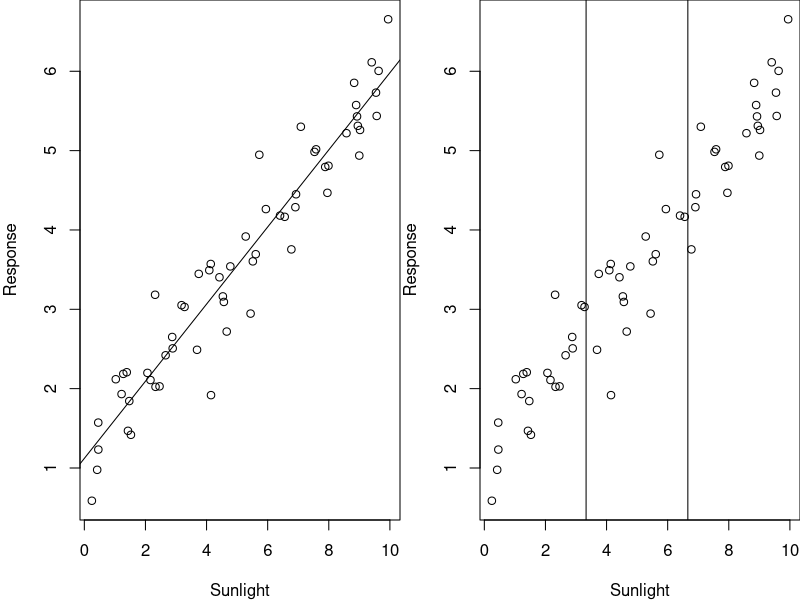
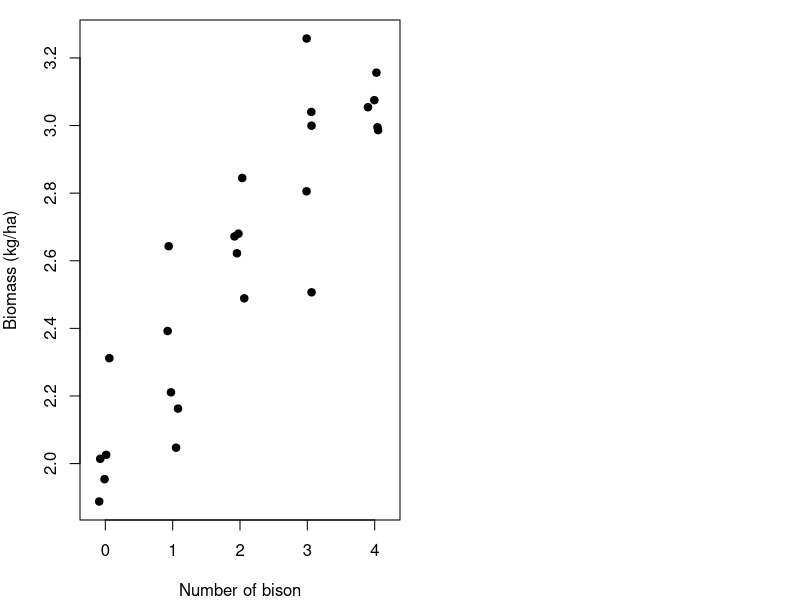
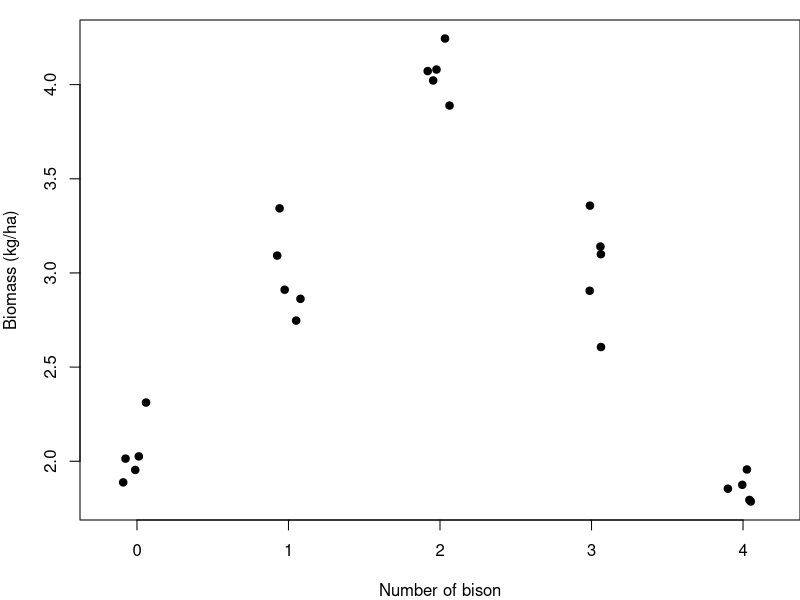
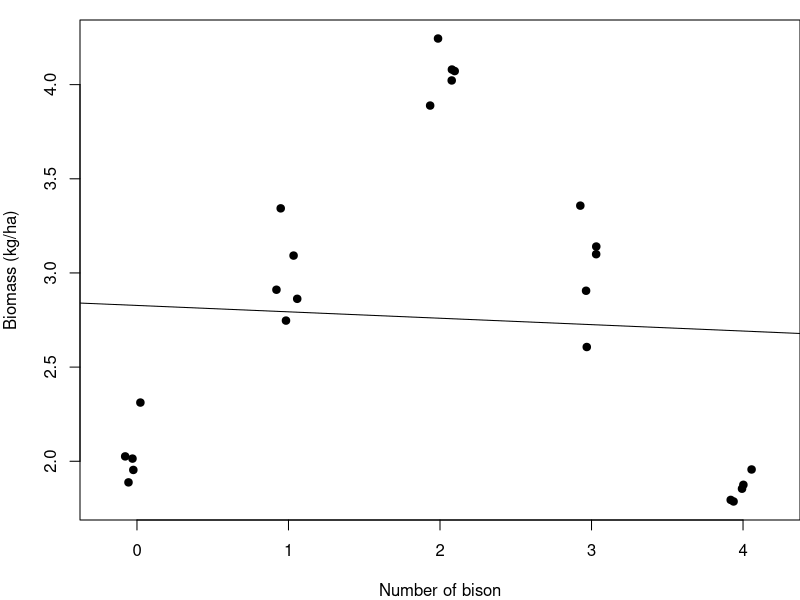
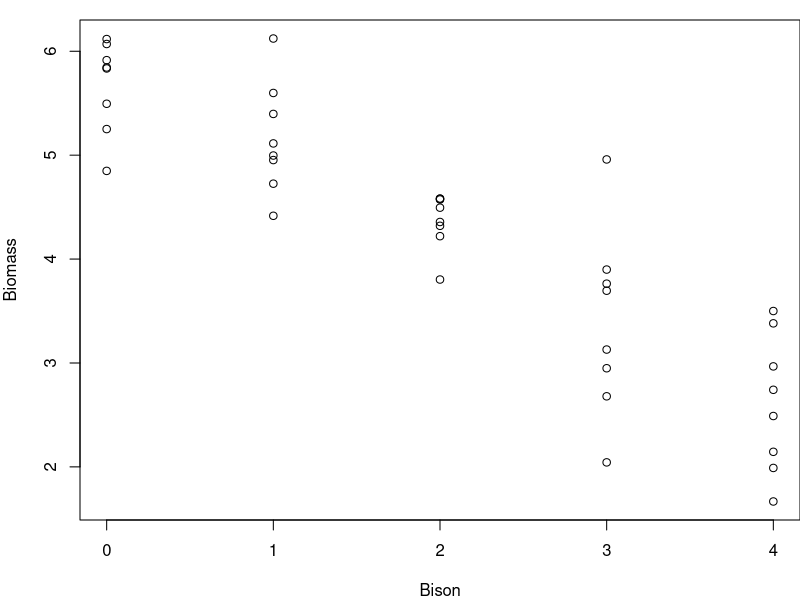
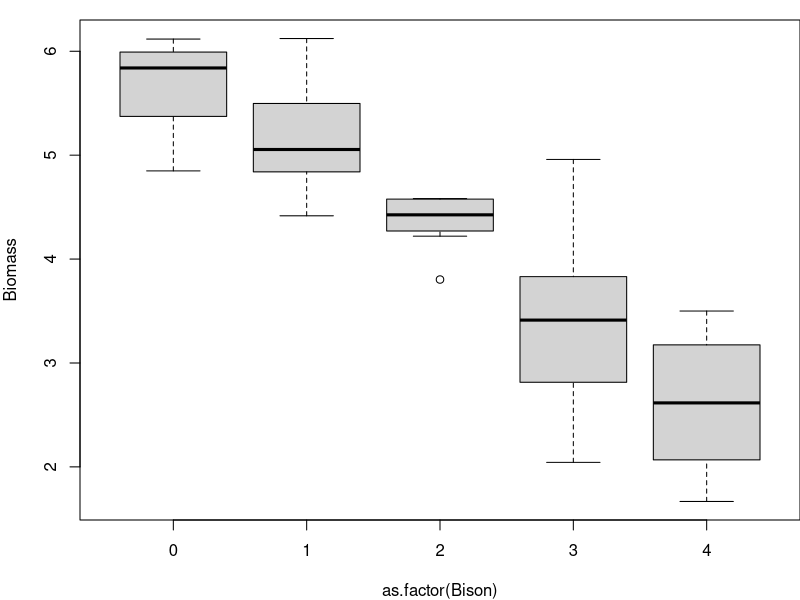
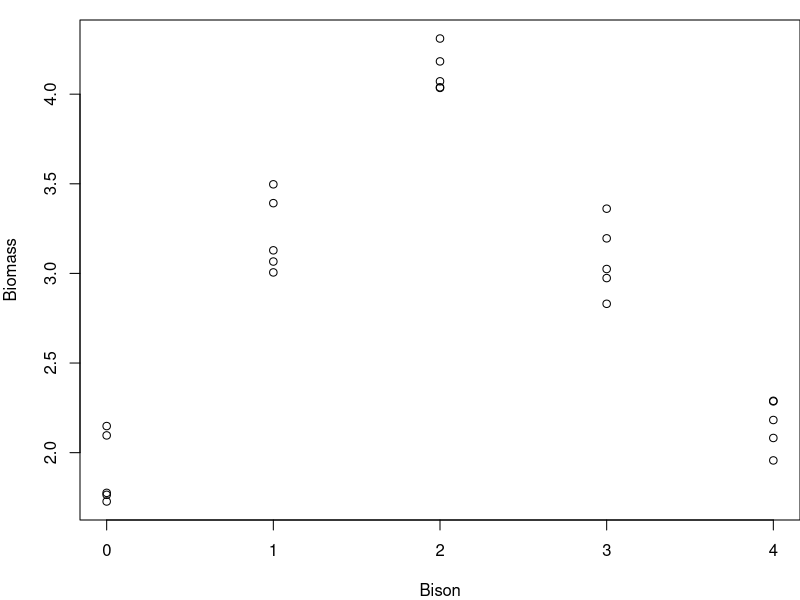

R code for these plots, in order: (Note: this script raises an error after producing the figures.)
## ---- chunk 1

knitr::opts_chunk$set(
	echo = TRUE,
	message = FALSE,
	warning = FALSE,
	cache = TRUE
)
## ---- chunk 2

#  NRES 710, Analysis of Categorical Data (cont.)
#     University of Nevada, Reno
#     Continuous or Categorical Data?

## ---- chunk 3
# Set the seed for reproducibility & set graphing parameter
set.seed(123); par(mar=c(4,4,0,0)); par(mfrow=c(1,2))

# First dataset
# X variable
n <- 60
x <- runif(n, 0, 10)

# Error
error <- rnorm(n, 0, 0.5)

# Y variable
y <- 1 + 0.5*x + error

# Create dataframe
datum <- data.frame(Sunlight = x, Response = y)

# Plot w/ regression
plot(Response ~ Sunlight, data = datum)
abline(lm(Response ~ Sunlight, data=datum))

# Plot w/ binning
plot(Response ~ Sunlight, data = datum)
abline(v=3.33)
abline(v=6.66)
## ---- chunk 4
# # Set the seed for reproducibility & set graphing parameter
# set.seed(123); par(mar=c(4,4,0,0)); par(mfrow=c(1,2))
# 
# # First dataset
# # X variable
# n <- 40
# x <- factor(c(rep("Ag", 10), rep("Forest", 10), rep("Urban", 10), rep("Wetland", 10)))
# dummy <- data.frame(model.matrix(~ x - 1))
# colnames(dummy) <- c("Ag", "Forest", "Urban", "Wetland")
# 
# # Simulate error
# Error <- rnorm(length(x), 0, 0.1)
# 
# # Predict Y
# Response <- 0.85 - 0.25 * dummy$Forest - 0.35 * dummy$Urban - 0.15 * dummy$Wetland + Error
# 
# # Dataframe
# datum <- data.frame(Habitat = x, Response)
# 
# # Plot
# plot(Response ~ Habitat, data = datum)
## ---- chunk 5
# Set the seed for reproducibility
set.seed(123)

# Graph
par(mar = c(4,4,1,0))

# Simulate the binomial X-variable (sex)
n <- 25
x <- c(rep(0, 5), rep(1, 5), rep(2, 5), rep(3, 5), rep(4, 5))

# error
error <- rnorm(n, 0, 0.2)

# Simulate continuous y-variable data
y <- 2 + x*0.3 + error

# Create dataframe
datum <- data.frame(Bison = x, Biomass = y)

# Plot
stripchart(Biomass ~ Bison, data = datum, vertical = TRUE, method = "jitter",
           pch = 19, xlab = "Number of bison", ylab = "Biomass (kg/ha)")
## ---- chunk 6
# Load necessary libraries
library(knitr)
#library(kableExtra)

# Create the data frame
data <- data.frame(
  #Group = c("Normality", "Linearity", "Homoscedasticity", "No autocorrelation"),
  `Continuous X` = c("**Simple model - 1 beta**", "**No worries about inflating Type I error**", "**1 results sentence**",  "**Interpolation/extrapolation**", "Assumption of linearity", "**More power***"),
  `Categorical X` = c("Complicated - 3 betas", "Post-hoc test", "10 sentences", "No predictions", "**No assumption of linearity**", "Less power*")
)

# Create the table
kable(data, col.names = c("Continuous X", "Categorical X")) #%>%
  #kable_styling(full_width = FALSE)

## ---- chunk 7
# Set the seed for reproducibility
set.seed(123)

# Graph
par(mar = c(4,4,1,0), mfrow=c(1,1))

# Simulate the binomial X-variable (sex)
n <- 25
x <- c(rep(0, 5), rep(1, 5), rep(2, 5), rep(3, 5), rep(4, 5))

# Error
error <- rnorm(n, 0, 0.2)

# Dummy code x
dummy <- data.frame(x = as.factor(x))
dummy <- data.frame(model.matrix(~ dummy$x - 1, data=dummy))
colnames(dummy) <- c("Zero", "One", "Two", "Three", "Four")

# Simulate continuous y-variable data
y <- 2 + dummy$One * 1 + dummy$Two * 2 + dummy$Three * 1 + dummy$Four * 0 + error

# Create dataframe
datum <- data.frame(Bison = x, Biomass = y)

# Plot
stripchart(Biomass ~ Bison, data = datum, vertical = TRUE, method = "jitter",
           pch = 19, xlab = "Number of bison", ylab = "Biomass (kg/ha)")
## ---- chunk 8
# Aesthetics
par(mar = c(4,4,1,0), mfrow=c(1,1))

# Plot again
stripchart(Biomass ~ Bison, data = datum, vertical = TRUE, method = "jitter",
           pch = 19, xlab = "Number of bison", ylab = "Biomass (kg/ha)")

# Regression analysis
results <- lm(Biomass ~ Bison, data=datum)
abline(results)
## ---- chunk 9
### Code for F-Drop tests

# Read in the data
datum <- read.csv("lecture_10_dataset1.csv")
head(datum)

# Plot the data
plot(Biomass ~ Bison, data = datum)
# In this case, R saws numbers in the 'Bison' column and treated the variable as continuous

# Plot the data with X as a categorical variable
plot(Biomass ~ as.factor(Bison), data = datum)

## ---- chunk 10
# Run a regression, where we treat Bison as continuous
results <- lm(Biomass ~ Bison, data = datum)
summary(results)

## ---- chunk 11
# Run an ANOVA - treat Bison as categorical
results2 <- lm(Biomass ~ as.factor(Bison), data = datum)
# use the as.factor function to get R to treat 'Bison' as continuous
summary(results2)

## ---- chunk 12
# Conduct the F-drop test
anova(results2, results)
# The two models we have are the arguments
# Usually, you should list the more complicated model first (the one with more betas)
# Note: the two models can't have the same number of parameters
# A significant p-value means the more complex model is a significant improvement in fit
# A non-significant p-value means the simpler model is adequate
# Note: RSS (which is the same thing as SSE) is always lower in the more complex model

## ---- chunk 13
# Read in the data
datum <- read.csv("lecture_10_dataset2.csv")
head(datum)

# Plot the data
plot(Biomass ~ Bison, data = datum)

## ---- chunk 14
# BONUS: How to fit a quadratic curve to data when x is continuous

# Fit a linear model
results <- lm(Biomass ~ Bison, data = datum)

#Fit a quadratic curve to data when x is continuous
results3 <- lm(Biomass ~ Bison + I(Bison^2), data = datum)
anova(results3, results)

## ---- chunk 15
# Read in dataset 1
datum <- read.csv("lecture_10_dataset1.csv")

# Simple linear model
results <- lm(Biomass ~ Bison, data = datum)
summary(results)

## ---- chunk 16
# Build four models varying in complexity
results0 <- lm(Biomass ~ 1, data = datum) # no effects; 'model of mean'
summary(results0)
results1 <- lm(Biomass ~ Bison, data = datum) # simple linear model
summary(results1)
results1b <- lm(Biomass ~ I(Bison^2), data = datum) # model with quadratic term only
summary(results1b)
results2 <- lm(Biomass ~ Bison + I(Bison^2), data = datum) # linear + quadratic model
summary(results2)

# F-drop test comparing results0 to results1
anova(results1, results0) # p-value here is same as marginal p-val from summary(results1)
anova(results2, results1) # p-value here is same as marginal p-val from summary(results2)
anova(results1b, results0) # p-value here is same as marginal p-val from summary(results1b)
anova(results2, results1b) # p-value here is same as marginal p-val from summary(results2)

# So, the marginal p-values from our 'summary()' results are F-drop tests
# comparing a more complex model w/ the extra effect to more simple models
# without the extra effect. And, the order that the variables are included in
# the models doesn't matter!

# Another example: compare model with bison treated as categorical variable to a
# model with no effect of bison
results3 <- lm(Biomass ~ as.factor(Bison), data = datum)
summary(results3)
anova(results3, results0)
# p-value here is same as ANOVA p-value from bottom of summary(results3),
# so F-drop test can also evaluate significance of categorical variables with multiple
# betas


## ---- chunk 17
###################### 'Truth' ######################## 
### Lecture 10: code to simulate data for F-drop tests 

# Set the seed for reproducibility
set.seed(111)

## First dataset
# X variable
Bison <- c(rep(0, 8), rep(1, 8), rep(2, 8), rep(3, 8), rep(4, 8))

# Error
error <- rnorm(length(Bison), 0, 0.5)

# Y variable
Biomass <- 6 - 0.8*Bison + error

# Create dataframe
datum <- data.frame(Bison, Biomass)

# Save the CSV file
write.csv(datum, "lecture_10_dataset1.csv", row.names = FALSE)

## Second dataset
# X variable
n <- 25
x <- c(rep(0, 5), rep(1, 5), rep(2, 5), rep(3, 5), rep(4, 5))

# Error
error <- rnorm(n, 0, 0.2)

# Dummy code x
dummy <- data.frame(x = as.factor(x))
dummy <- data.frame(model.matrix(~ dummy$x - 1, data=dummy))
colnames(dummy) <- c("Zero", "One", "Two", "Three", "Four")

# Simulate continuous y-variable data
y <- 2 + dummy$One * 1 + dummy$Two * 2 + dummy$Three * 1 + dummy$Four * 0 + error

# Create dataframe
datum <- data.frame(Bison = x, Biomass = y)

# Save the CSV file
write.csv(datum, "lecture_10_dataset2.csv", row.names = FALSE)
